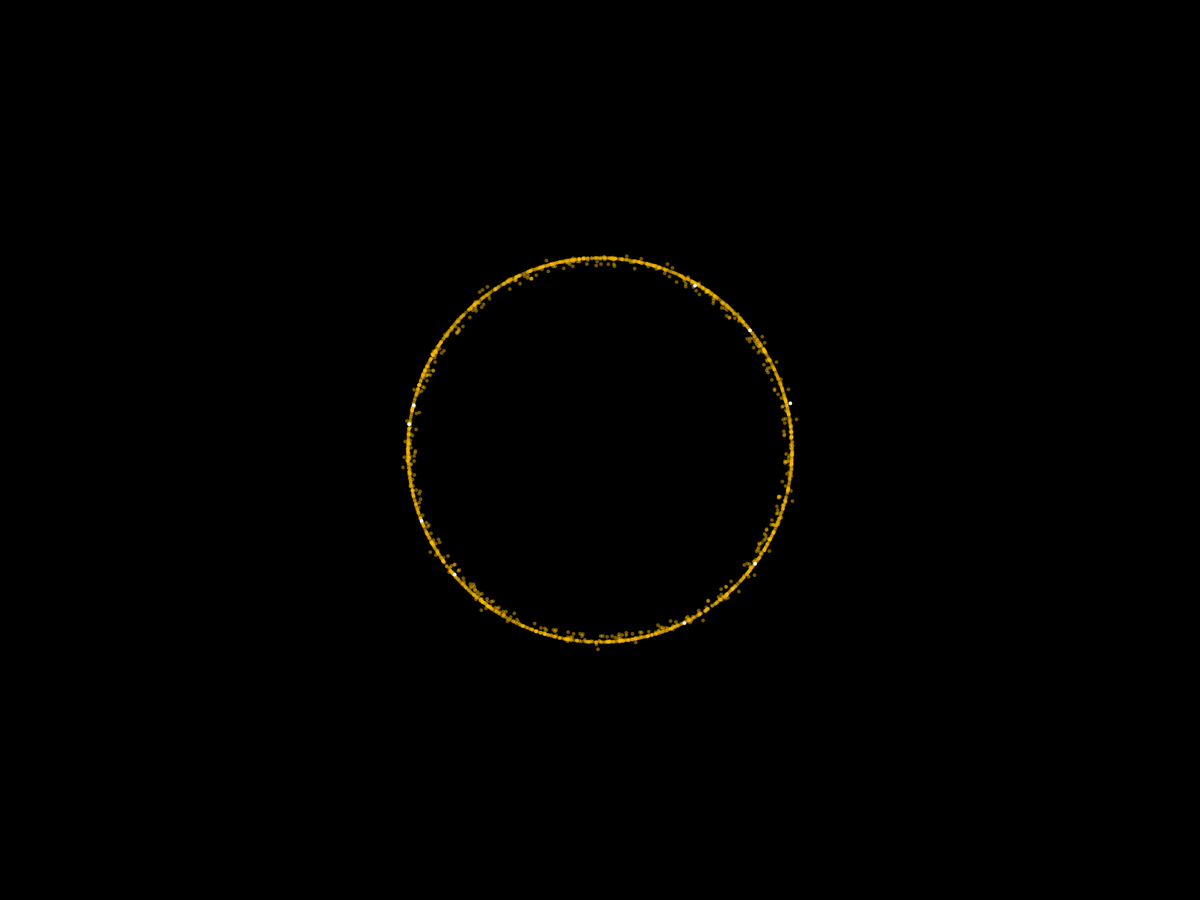
Frame 1 (no input)
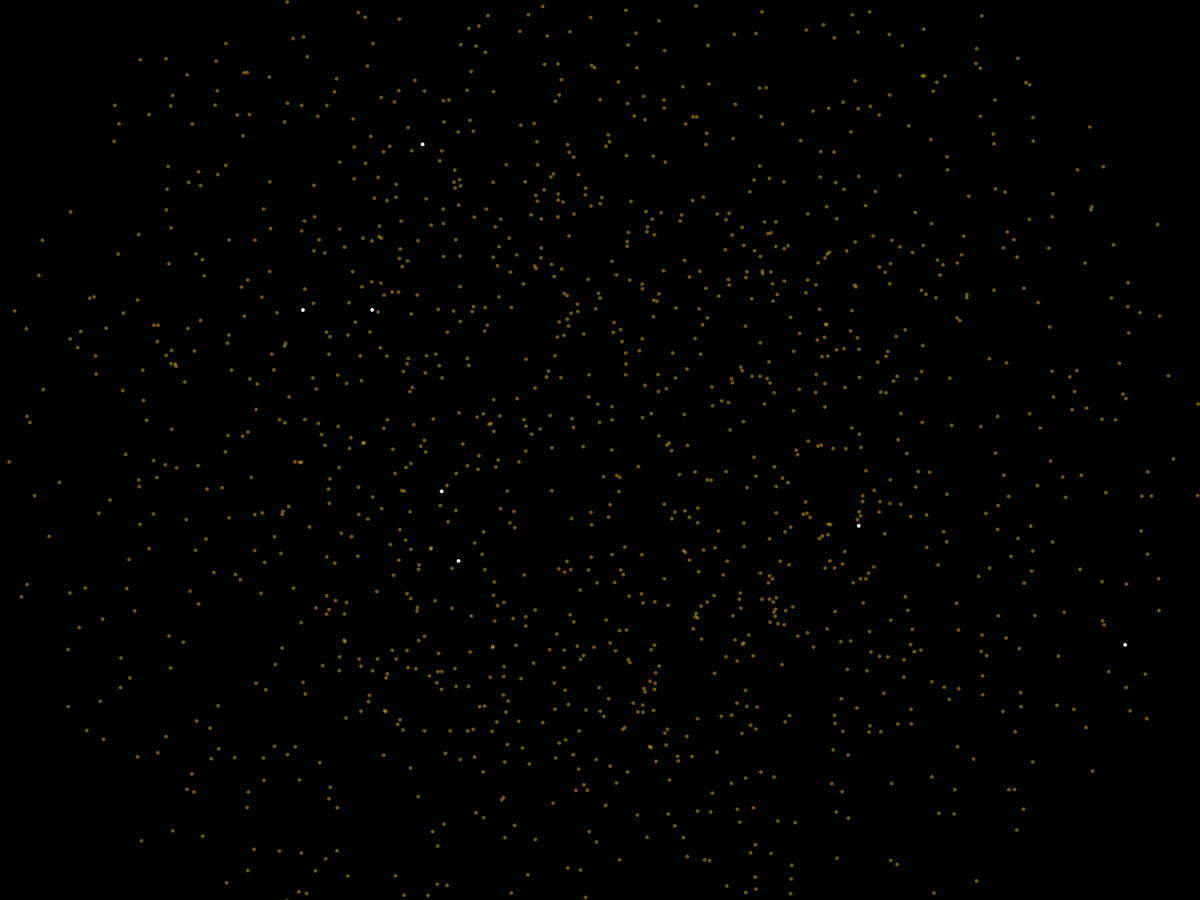
Frame 60 (the mouse pressed at the canvas centre just before this capture)
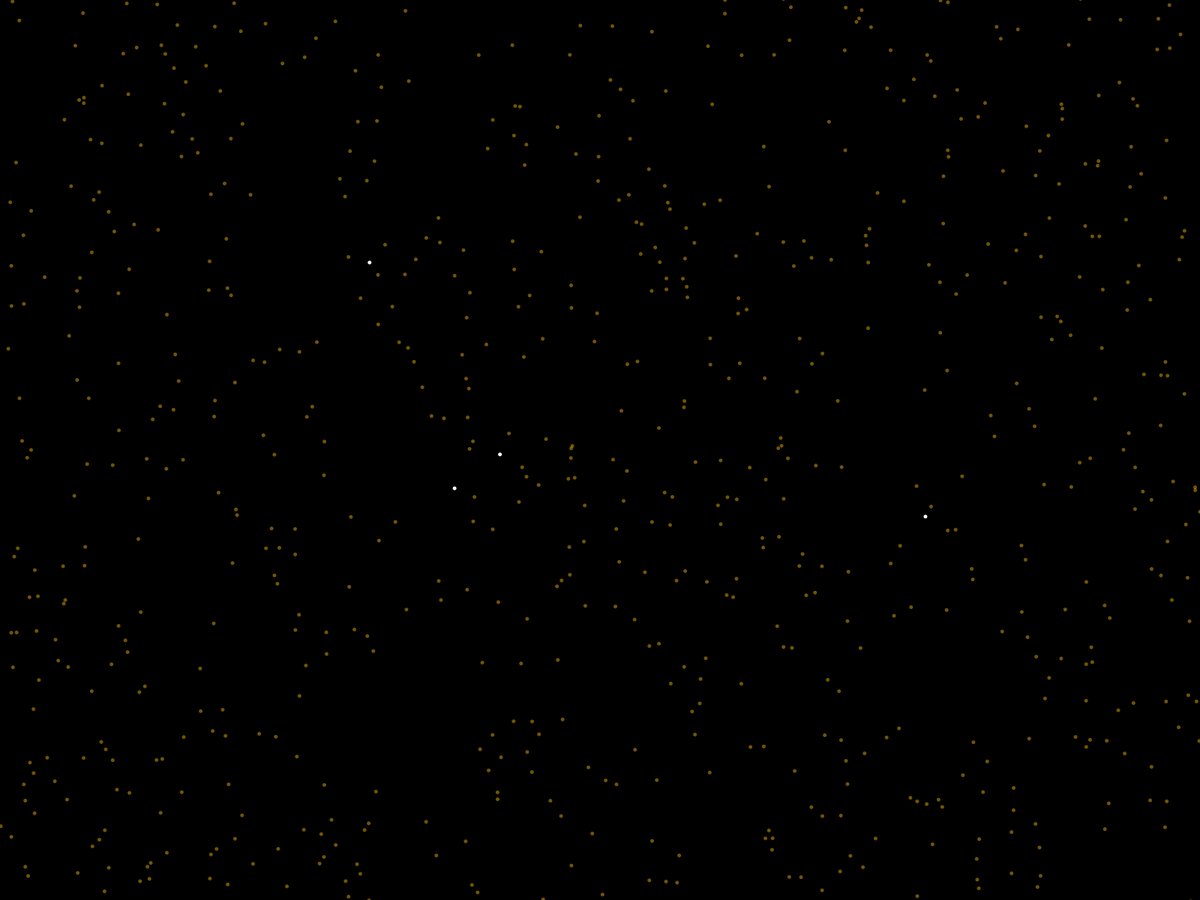
Frame 120 (the mouse held since frame 60 and released just before this capture)

The Processing sketch that drew these frames (run headless with seeded random() and noise(); from frame 60 on, the mouse is pressed at the canvas centre):

// Processing sketch: repulse
// ── repulse.pde
ArrayList<movBall> bl;
int initNum=1500;
float sz=5;//75
float chue = 45.0;
float initAlp = 45;
boolean changeColor = true;
float colHue = 0;
float colAlp =3;
float alphaDec = 0.01;
PVector cnt;
float vcoef =2.5;
float dcoef = 0.02;
float fric = .997;
float upLimit = 250.0;
boolean doEvent = false;
float eventRate = 0.01/60.0;
int totalNum=0;
float vlim = 0.01;
int addBallNum=4;
int ballsRemain;
int inithold=60*10;
int interval = 60*10;
boolean dup=false;
int dupBallID=1, dupUntil;
movBall b;
void setup() {

  //size(1280, 768);
  fullScreen();
  noStroke();
  ellipseMode( CENTER );
  cnt = new PVector( width/2.0, height/2.0);
  colorMode( HSB, 360, 100, 100, 100);
  bl = new ArrayList<movBall>();
  for ( int i=0; i<initNum; i++ ) {
    bl.add( new movBall());
    b = bl.get(i);
    //b.col=color(chue, 100, 100, 100);
    b.pos=PVector.random2D();
    b.pos.mult(256.0);
    b.pos.x += width/2.0;
    b.pos.y += height/2.0;
    if ( (initNum-i)<10 ) {
      b.col = color(0, 0, 100, 100);
    } else {
      b.col = color(chue, 100, 100, initAlp);
    }
  }
}

void draw() {
  background(#000000);

  float totalV=0.0, averageV =0.0;

  for ( int i=0; i<bl.size(); i++ ) {
    b = bl.get(i);
    b.draw();
    totalV += b.vec.mag();
  }

  if ( frameCount > 600 ) {
    averageV=totalV/(bl.size()*1.0);
    //println( bl.size(), averageV);
    if ( doEvent ) {
      if ( frameCount%2==0 ) {
        if ( ballsRemain>0 ) {
          //分身作成
          b = bl.get(0);
          bl.add( new movBall());//クラス配列に新メンバー追加
          movBall newb = bl.get(bl.size()-1);
          newb.col=b.col;
          newb.pos=PVector.random2D();
          newb.pos.mult(128.0*5);
          newb.pos.x +=width/2.0;
          newb.pos.y +=height/2.0;
          ballsRemain--;
          if ( ballsRemain<=0 ) {
            doEvent=false;
            addBallNum++;
          }
        }
      }
    } else {
      if ( bl.size()<250 ) {
        if ( frameCount%300 == 0 ) {
          doEvent=true;
          ballsRemain = addBallNum;
        }
      } else {
        if ( averageV<vlim ) {
          doEvent=true;
          ballsRemain = addBallNum;
        }
      }
    }
  }
}
class movBall {
  PVector pos, vec, acc, vsum, tmp, dif;
  float icoef, dv, alp=initAlp;
  boolean inEvent;
  color col;
  movBall() {
    pos=new PVector(random(0, width), random(0, height ));
    acc=new PVector( 0, 0 );
    vec=new PVector( 0, 0 );
    vsum=new PVector(0, 0);
    tmp = new PVector(0, 0);
    col = color(random(100), random(100), random(100), alp);

    icoef=1.0;
    inEvent=false;
    totalNum++;
  }

  void draw() {
    newFrame();
    //fill( color(chue, 100, 100, alp));
    fill( col );
    noStroke();
    ellipse( pos.x, pos.y, sz, sz);
    if ( alp > colAlp ) {
      alp-=alphaDec;
      if ( alp< colAlp ) {
        alp = colAlp;
      }
    }
  }

  void newFrame() {
    dif=PVector.sub(cnt, pos);
    dif.normalize();
    dif.mult(dcoef);
    vsum.mult(0.0);
    tmp.mult(0.0);
    for ( int i = 0; i< totalNum; i++ ) {
      movBall t2 = bl.get(i);
      tmp = PVector.sub(pos, t2.pos);
      if ( (tmp.mag() >0) && (tmp.mag()<upLimit) ) {
        dv = tmp.magSq();
        tmp.normalize();
        tmp.mult( t2.icoef );
        tmp.div( dv );
        vsum = vsum.add( tmp);
      }
    }

    vec.mult(fric);
    vsum.mult(vcoef);
    vec.add(dif);
    vec.add( vsum );
    //if ( !inEvent ) {
    //  if ( vec.mag()<(1/(1.0*initNum)) && doEvent && random(0, 1)<eventRate ) {
    //    float rlt = random(0, 1);
    //    if ( rlt < 0.7 ) {
    //      icoef=100.0;
    //    } else if (rlt<.9) {
    //      icoef = 150.0;
    //    } else if ( rlt<.99) {
    //      icoef = 200.0;
    //    } else {
    //      icoef=2000.0;
    //      inEvent=true;
    //    }
    //  } else {
    //    icoef= 1.0;
    //    inEvent=false;
    //  }
    //}
    if ( vec.mag() > 10.0) {
      vec.setMag(10.0);
    }
    pos.add( vec );
  }
};

void mousePressed() {
}


void keyPressed() {
  if ( key == 'p' || key=='d' ) {
    if( key=='p'){ fric+=.005;}
    if( key=='d'){ fric-=.005;}
    println( fric );
  } else {
    for ( int i=0; i<bl.size(); i++ ) {
      movBall b = bl.get(i);
      b.pos.x = random( 0, width);
      b.pos.y = random( 0, height);
    }
  }
}
